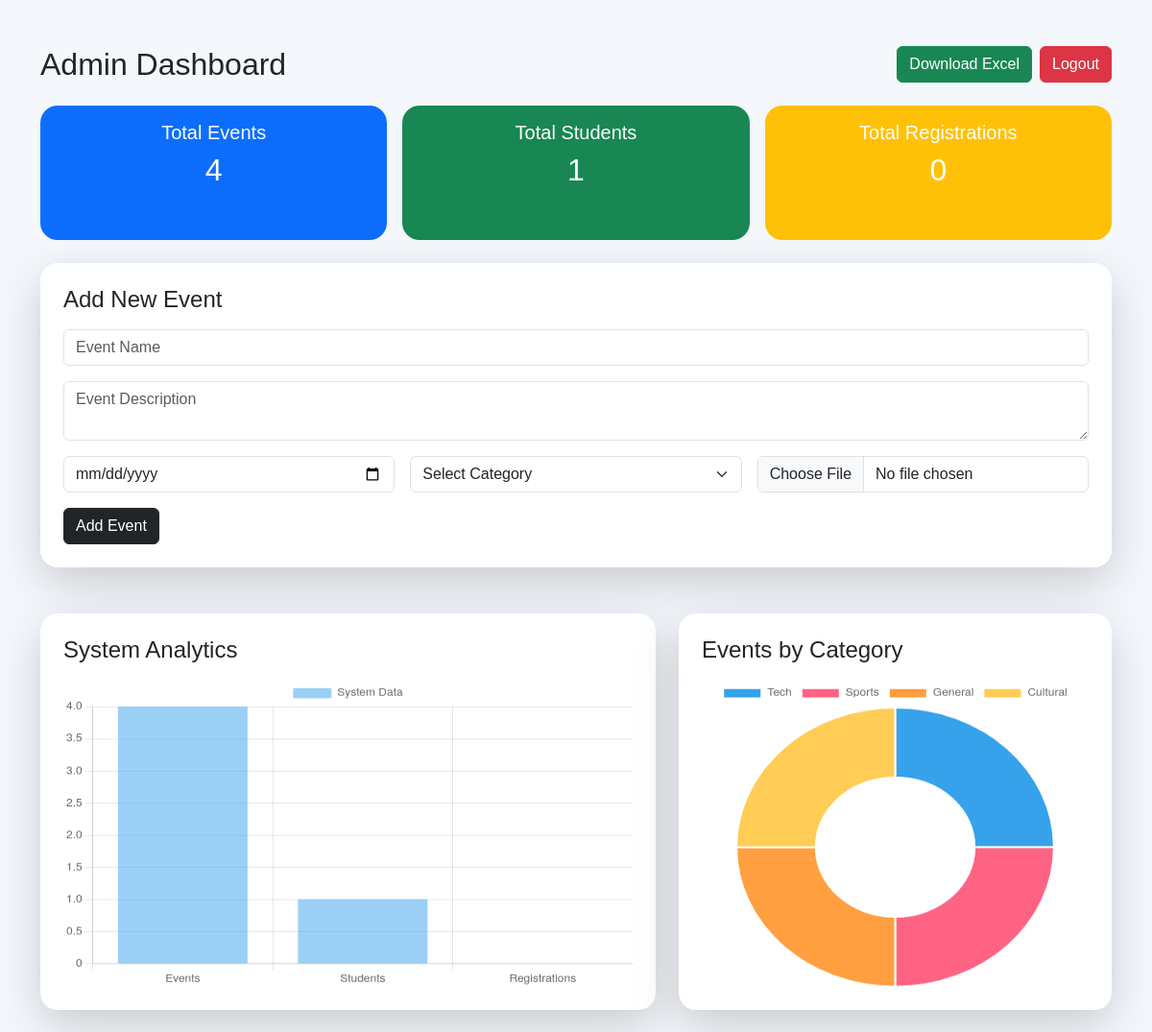
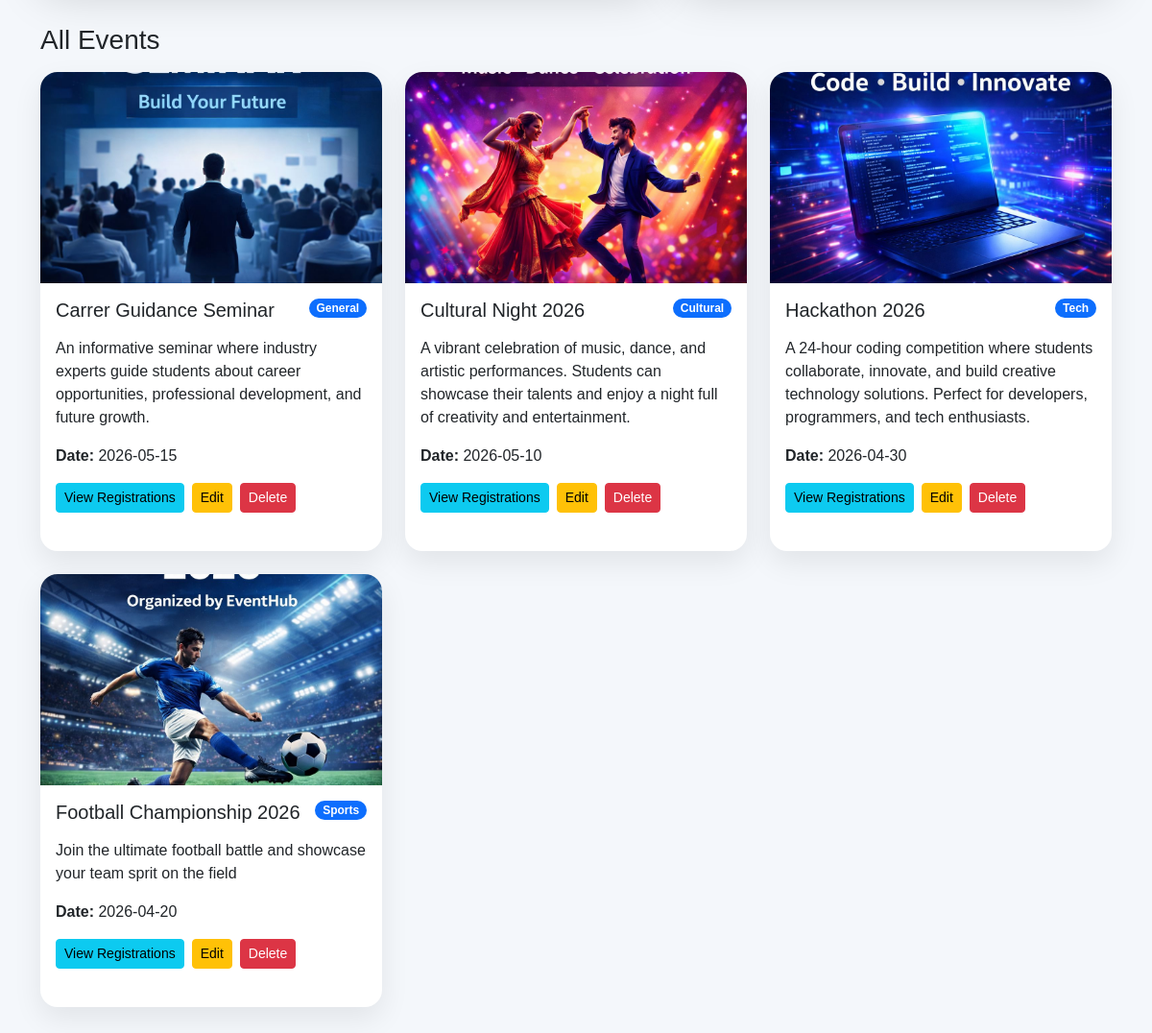
Page /admin (signed in) on the committed database (2 pictures, top to bottom).
### tables this page shows
CREATE TABLE events(
        id INTEGER PRIMARY KEY AUTOINCREMENT,
        name TEXT,
        description TEXT,
        date TEXT,
        image TEXT
    , category TEXT DEFAULT 'General');

### app.py (the view, shortened to what this page needs)
@app.route("/admin", methods=["GET", "POST"])
def admin():
    if "admin" not in session:
        return redirect("/login")
    conn = get_db_connection()
    events = conn.execute("SELECT * FROM events ORDER BY id DESC").fetchall()
    registrations = conn.execute("SELECT * FROM registrations ORDER BY id DESC").fetchall()
    category_rows = conn.execute("""
        SELECT category, COUNT(*) AS total
        FROM events
        GROUP BY category
        ORDER BY total DESC
    """).fetchall()
    total_users = conn.execute("SELECT COUNT(*) FROM users").fetchone()[0]
    conn.close()
    category_labels = [row["category"] for row in category_rows]
    category_totals = [row["total"] for row in category_rows]
    return render_template(
        "admin.html",
        events=events,
        registrations=registrations,
        total_users=total_users,
        category_labels=category_labels,
        category_totals=category_totals
    )

### app.py (called while the page is built)
def get_db_connection():
    conn = sqlite3.connect(DATABASE)
    conn.row_factory = sqlite3.Row
    return conn

### templates/admin.html (shortened to what this page needs)
<!DOCTYPE html>
<html>
<head>
    <link rel="stylesheet" href="https://cdn.jsdelivr.net/npm/bootstrap@5.3.0/dist/css/bootstrap.min.css">
    <link rel="stylesheet" href="{{ url_for('static', filename='css/style.css') }}">
</head>
<body>
<div class="container py-5">
    <div class="d-flex flex-column flex-md-row justify-content-between align-items-md-center mb-4 gap-3">
        <h2 class="mb-0">Admin Dashboard</h2>
        <div class="d-flex flex-wrap gap-2">
            <a href="/download_excel" class="btn btn-success">Download Excel</a>
            <a href="/logout" class="btn btn-danger">Logout</a>
        </div>
    </div>
    <div class="row g-3 text-center mb-4">
        <div class="col-md-4">
            <div class="card text-white bg-primary dashboard-mini-card">
                <div class="card-body">
                    <h5>Total Events</h5>
                    <h2>{{ events|length }}</h2>
                </div>
            </div>
        </div>
        <div class="col-md-4">
            <div class="card text-white bg-success dashboard-mini-card">
                <div class="card-body">
                    <h5>Total Students</h5>
                    <h2>{{ total_users }}</h2>
                </div>
            </div>
        </div>
        <div class="col-md-4">
            <div class="card text-white bg-warning dashboard-mini-card">
                <div class="card-body">
                    <h5>Total Registrations</h5>
                    <h2>{{ registrations|length }}</h2>
                </div>
            </div>
        </div>
    </div>
    <div class="card shadow-lg border-0 p-4 mb-5">
        <h4 class="mb-3">Add New Event</h4>
        <form method="POST" enctype="multipart/form-data">
            <div class="mb-3">
                <input type="text" name="name" class="form-control" placeholder="Event Name" required>
            </div>
            <div class="mb-3">
                <textarea name="description" class="form-control" placeholder="Event Description" required></textarea>
            </div>
            <div class="row g-3">
                <div class="col-md-4">
                    <input type="date" name="date" class="form-control" required>
                </div>
                <div class="col-md-4">
                    <select name="category" class="form-select" required>
                        <option value="">Select Category</option>
                    </select>
                </div>
                <div class="col-md-4">
                    <input type="file" name="image" class="form-control" required>
                </div>
            </div>
            <button class="btn btn-dark mt-3">Add Event</button>
        </form>
    </div>
    <div class="row g-4 mb-5">
        <div class="col-lg-7">
            <div class="card shadow-lg border-0 p-4 h-100">
                <h4 class="mb-3">System Analytics</h4>
                <canvas id="analyticsChart"></canvas>
            </div>
        </div>
        <div class="col-lg-5">
            <div class="card shadow-lg border-0 p-4 h-100">
                <h4 class="mb-3">Events by Category</h4>
                <canvas id="categoryChart"></canvas>
            </div>
        </div>
    </div>
    <h3 class="mb-3">All Events</h3>
    <div class="row">
        {% for event in events %}
        <div class="col-lg-4 col-md-6 mb-4">
            <div class="card shadow mb-4 event-card-custom h-100">
                <img src="{{ url_for('static', filename='uploads/' + event.image) }}" class="card-img-top">
                <div class="card-body">
                    <div class="d-flex justify-content-between align-items-start mb-2">
                        <h5>{{ event.name }}</h5>
                        <span class="badge rounded-pill bg-primary">{{ event.category }}</span>
                    </div>
                    <p>{{ event.description }}</p>
                    <p><b>Date:</b> {{ event.date }}</p>
                    <div class="d-flex flex-wrap gap-2">
                        <a href="/view_registrations/{{ event.id }}" class="btn btn-info btn-sm">View Registrations</a>
                        <a href="/edit_event/{{ event.id }}" class="btn btn-warning btn-sm">Edit</a>
                        <a href="/delete_event/{{ event.id }}" class="btn btn-danger btn-sm">Delete</a>
                    </div>
                </div>
            </div>
        </div>
        {% endfor %}
    </div>
</div>
<script>
const analyticsCtx = document.getElementById('analyticsChart');
new Chart(analyticsCtx, {
    type: 'bar',
    data: {
        labels: ['Events', 'Students', 'Registrations'],
        datasets: [{
            label: 'System Data',
            data: [{{ events|length }}, {{ total_users }}, {{ registrations|length }}]
        }]
    },
    options: {
        responsive: true,
        maintainAspectRatio: false
    }
});
const categoryCtx = document.getElementById('categoryChart');
new Chart(categoryCtx, {
    type: 'doughnut',
    data: {
        labels: {{ category_labels|tojson }},
        datasets: [{
            data: {{ category_totals|tojson }}
        }]
    },
    options: {
        responsive: true,
        maintainAspectRatio: false
    }
});
</script>
</body>
</html>

### static/css/style.css (style rules this page uses)
body { background: #f4f7fb; font-family: Arial, Helvetica, sans-serif; }
.card { border: none; border-radius: 18px; overflow: hidden; }
.card img { height: 220px; object-fit: cover; }
.card.shadow { box-shadow: 0 12px 30px rgba(0,0,0,0.08) !important; }
.event-card-custom { transition: transform 0.3s ease, box-shadow 0.3s ease; }
.dashboard-mini-card { min-height: 140px; }
#analyticsChart, #categoryChart { width: 100% !important; height: 320px !important; }

### rows in the picture
events: image (picture), name "Carrer Guidance Seminar", category "General", description "An informative seminar where industry experts guide students about career opportunities, professional development, and future growth.", date "2026-05-15"
events: image (picture), name "Cultural Night 2026", category "Cultural", description "A vibrant celebration of music, dance, and artistic performances. Students can showcase their talents and enjoy a night full of creativity and entertainment.", date "2026-05-10"
events: image (picture), name "Hackathon 2026", category "Tech", description "A 24-hour coding competition where students collaborate, innovate, and build creative technology solutions. Perfect for developers, programmers, and tech enthusiasts.", date "2026-04-30"
events: image (picture), name "Football Championship 2026", category "Sports", description "Join the ultimate football battle and showcase your team sprit on the field", date "2026-04-20"

### other values in the picture
{{ events|length }} "4"
{{ total_users }} "1"
{{ registrations|length }} "0"
chart data {{ events|length }} 4
chart data {{ total_users }} 1
chart data {{ registrations|length }} 0
chart data {{ category_labels|tojson }} ["Tech", "Sports", "General", "Cultural"]
